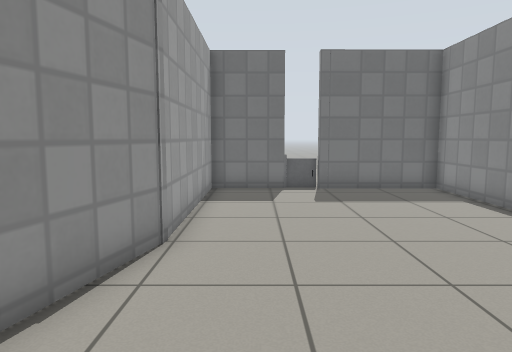
view 1 (above)

13 first-person views from a walk through a robot-simulator world made for Gazebo. The camera is 0.94 m above the floor, tilts 6° down and sees 70° across. The floor is counted in squares, 0.5 m on a side. Each view is taken from the middle of a square. On the plan, view 1 faces up. The plan holds only what a view shows up to about 18 squares ahead; the rest is blank. Gazebo's built-in surfaces are drawn with simple patterns.

view 2
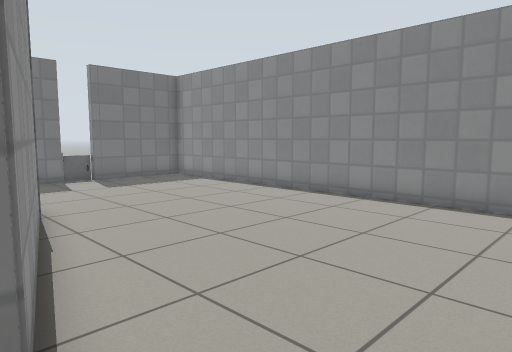

view 3
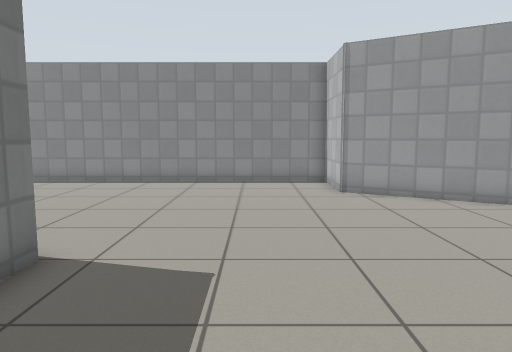

view 4
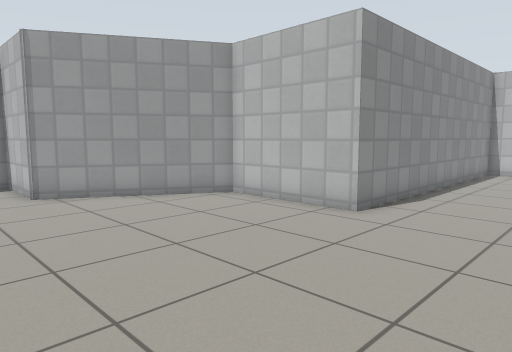

view 5
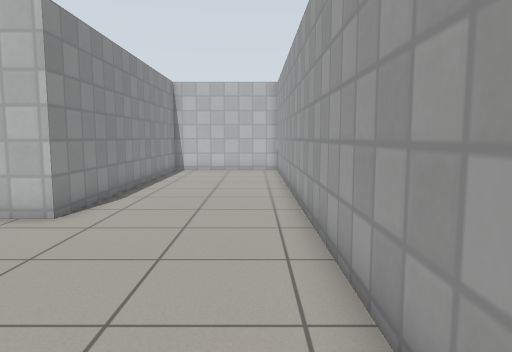

view 6
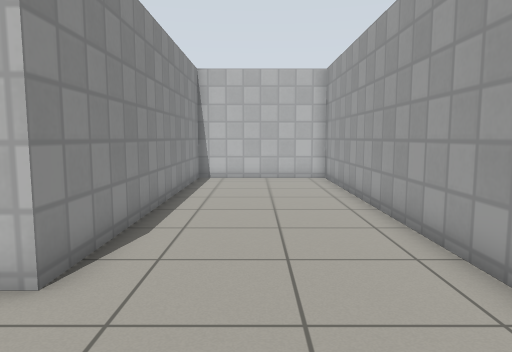

view 7
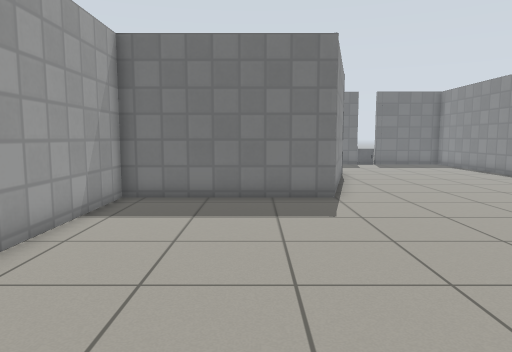

view 8
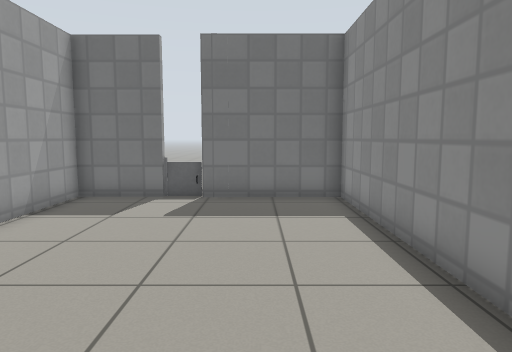

view 9
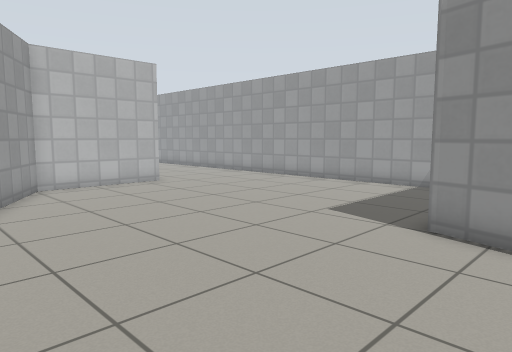

view 10
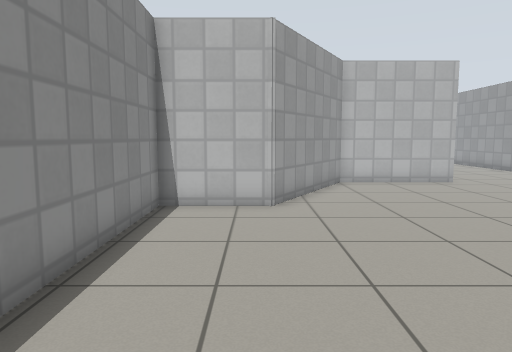

view 11
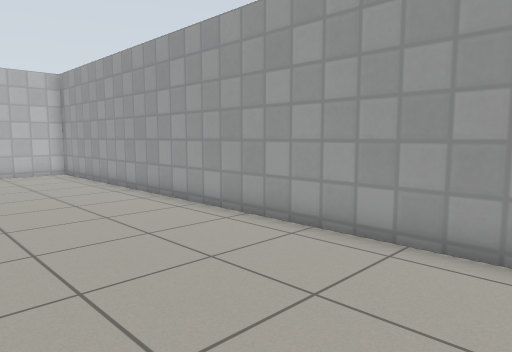

view 12
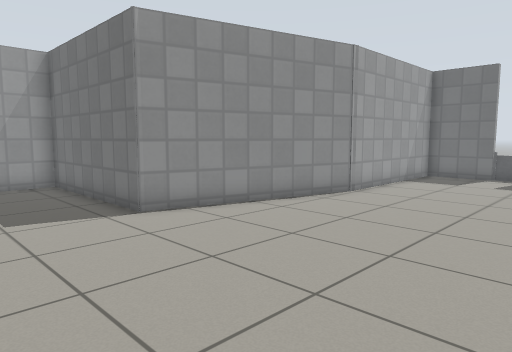

view 13
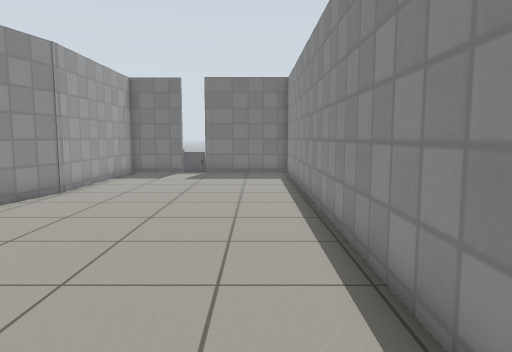

### Floor plan
Points are (right, up) in squares from view 1. A wall is a line through its corners. A room is listed if a view was taken in it or the views show most of it. See-through windows are left out.
Room 1 (views 1, 2, 3, 4, 5, 6, 7, 8, 9, 10, 11, 12, 13)
walls: (-1.6, 6.7) (-3.5, -0.6) (-10.2, -0.6) (-10.2, -25) (-4.3, -25) (-4.3, -12.3) (0.4, -12.3) (3.5, -7) (6.7, -7) (6.7, 13.5) (2.4, 13.5); (1.1, 13.5) (-1.6, 13.5) (-1.6, 6.2)
objects: door leaf (2, 14)

Where each view was taken, in squares from view 1:
view 1: 0 up, 0 right, facing up
view 2: 3 down, 4 left, facing up-right
view 3: 4 down, 9 left, facing right
view 4: 4 down, 9 left, facing down-right
view 5: 4 down, 9 left, facing down
view 6: 8 down, 7 left, facing down
view 7: 12 down, 6 left, facing up
view 8: 2 up, 4 right, facing up
view 9: 2 up, 4 right, facing down-left
view 10: 3 up, 4 right, facing down
view 11: 5 down, 4 left, facing down-left
view 12: 5 down, 5 right, facing up-left
view 13: 6 down, 5 right, facing up
